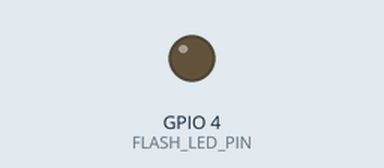
The sketch below on a simulated ESP32. Shown: output pins drawn as LEDs (lit = HIGH). WiFi joins after 1.5 s; servers stay silent unless stated; uploads are accepted with an empty reply; the camera gives no picture; what the sketch prints to the serial monitor is not drawn.

Above: at 15.9 s.
At 30.5 s:
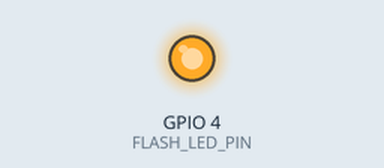
Timing chart, 0 to 40.9 s (numbered marks = the images above):
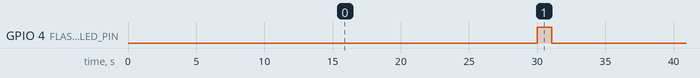

Measured:
- by itself, GPIO 4 (FLASH_LED_PIN): alternates HIGH for 1.1 s and LOW for 28.9 s

The sketch:

orange.ino
```cpp
#include <WiFi.h>
#include "soc/soc.h"
#include "soc/rtc_cntl_reg.h"
#include "esp_camera.h"

#define PWDN_GPIO_NUM     32
#define RESET_GPIO_NUM    -1
#define XCLK_GPIO_NUM      0
#define SIOD_GPIO_NUM     26
#define SIOC_GPIO_NUM     27

#define Y9_GPIO_NUM       35
#define Y8_GPIO_NUM       34
#define Y7_GPIO_NUM       39
#define Y6_GPIO_NUM       36
#define Y5_GPIO_NUM       21
#define Y4_GPIO_NUM       19
#define Y3_GPIO_NUM       18
#define Y2_GPIO_NUM        5
#define VSYNC_GPIO_NUM    25
#define HREF_GPIO_NUM     23
#define PCLK_GPIO_NUM     22
//========================================

#define FLASH_LED_PIN 4

const char* ssid = "batumbakal ey";
const char* password = "thisMe00";

unsigned long previousMillis = 0;
const int Interval = 30000; //--> Photo capture every 30 seconds.

bool LED_Flash_ON = true;

WiFiClient wifi;

String serverName = "stunning-central-griffon.ngrok-free.app";

String serverPath = "/prediction";

String serverURL = "http://stunning-central-griffon.ngrok-free.app/prediction";

const int serverPort = 80;

String capture() {
  String getAll;
  String getBody;

  Serial.println();
  Serial.println("-----------");
  Serial.println("Taking a photo...");

  if (LED_Flash_ON == true) {
    digitalWrite(FLASH_LED_PIN, HIGH);
    delay(1000);
  }

  camera_fb_t * fb = NULL;
  fb = esp_camera_fb_get();
  if(!fb) {
    Serial.println("Camera capture failed");
    Serial.println("Restarting the ESP32 CAM.");
    delay(1000);
    ESP.restart();
  }

  if (LED_Flash_ON == true) digitalWrite(FLASH_LED_PIN, LOW);

  Serial.println("Taking a photo was successful.");

  Serial.println("Connecting to server: " + serverName);

  if (wifi.connect(serverName.c_str(), serverPort)) {
    Serial.println("Connection successful!");
    String head = "--boundary\r\nContent-Disposition: form-data; name=\"file\"; filename=\"esp32-cam.jpg\"\r\nContent-Type: image/jpeg\r\n\r\n";
    String tail = "\r\n--boundary--\r\n";

    uint16_t imageLen = fb->len;
    uint16_t extraLen = head.length() + tail.length();
    uint16_t totalLen = imageLen + extraLen;

    wifi.println("POST " + serverPath + " HTTP/1.1");
    wifi.println("Host: " + serverName);
    wifi.println("Content-Length: " + String(totalLen));
    wifi.println("Content-Type: multipart/form-data; boundary=boundary");
    wifi.println();
    wifi.print(head);

    uint8_t *fbBuf = fb->buf;
    size_t fbLen = fb->len;
    for (size_t n=0; n<fbLen; n=n+1024) {
      if (n+1024 < fbLen) {
        wifi.write(fbBuf, 1024);
        fbBuf += 1024;
      }
      else if (fbLen%1024>0) {
        size_t remainder = fbLen%1024;
        wifi.write(fbBuf, remainder);
      }
    }
    wifi.print(tail);

    esp_camera_fb_return(fb);

    int timoutTimer = 10000;
    long startTimer = millis();
    boolean state = false;

    while ((startTimer + timoutTimer) > millis()) {
      Serial.print(".");
      delay(100);
      while (wifi.available()) {
        char c = wifi.read();
        if (c == '\n') {
          if (getAll.length()==0) { state=true; }
          getAll = "";
        }
        else if (c != '\r') { getAll += String(c); }
        if (state==true) { getBody += String(c); }
        startTimer = millis();
      }
      if (getBody.length()>0) { break; }
    }
    Serial.println();
    wifi.stop();

    Serial.println("Result: " + getBody);

  }
  else {
    getBody = "Connection to " + serverName +  " failed.";
    Serial.println(getBody);
  }
  return getBody;
}

void setup() {

  // Disable brownout detector.
  WRITE_PERI_REG(RTC_CNTL_BROWN_OUT_REG, 0);

  Serial.begin(115200);
  Serial.println();

  pinMode(FLASH_LED_PIN, OUTPUT);

  WiFi.mode(WIFI_STA);
  Serial.println();

  Serial.println();
  Serial.print("Connecting to : ");
  Serial.println(ssid);
  WiFi.begin(ssid, password);


  int connecting_process_timed_out = 20; //--> 20 = 20 seconds.
  connecting_process_timed_out = connecting_process_timed_out * 2;
  while (WiFi.status() != WL_CONNECTED) {
    Serial.print(".");
    delay(200);
    if(connecting_process_timed_out > 0) connecting_process_timed_out--;
    if(connecting_process_timed_out == 0) {
      Serial.println();
      Serial.print("Failed to connect to ");
      Serial.println(ssid);
      Serial.println("Restarting the ESP32 CAM.");
      delay(1000);
      ESP.restart();
    }
  }

  Serial.print("ESP32-CAM IP Address: ");
  Serial.println(WiFi.localIP());
  Serial.println();

  Serial.print("Successfully connected to ");
  Serial.println(ssid);

  Serial.println();
  Serial.print("Set the camera ESP32 CAM...");

  camera_config_t config;
  config.ledc_channel = LEDC_CHANNEL_0;
  config.ledc_timer = LEDC_TIMER_0;
  config.pin_d0 = Y2_GPIO_NUM;
  config.pin_d1 = Y3_GPIO_NUM;
  config.pin_d2 = Y4_GPIO_NUM;
  config.pin_d3 = Y5_GPIO_NUM;
  config.pin_d4 = Y6_GPIO_NUM;
  config.pin_d5 = Y7_GPIO_NUM;
  config.pin_d6 = Y8_GPIO_NUM;
  config.pin_d7 = Y9_GPIO_NUM;
  config.pin_xclk = XCLK_GPIO_NUM;
  config.pin_pclk = PCLK_GPIO_NUM;
  config.pin_vsync = VSYNC_GPIO_NUM;
  config.pin_href = HREF_GPIO_NUM;
  config.pin_sscb_sda = SIOD_GPIO_NUM;
  config.pin_sscb_scl = SIOC_GPIO_NUM;
  config.pin_pwdn = PWDN_GPIO_NUM;
  config.pin_reset = RESET_GPIO_NUM;
  config.xclk_freq_hz = 20000000;
  config.pixel_format = PIXFORMAT_JPEG;

  // init with high specs to pre-allocate larger buffers
  if(psramFound()){
    config.frame_size = FRAMESIZE_UXGA;
    config.jpeg_quality = 10;  //--> 0-63 lower number means higher quality
    config.fb_count = 2;
  } else {
    config.frame_size = FRAMESIZE_SVGA;
    config.jpeg_quality = 8;  //--> 0-63 lower number means higher quality
    config.fb_count = 1;
  }

  // camera init
  esp_err_t err = esp_camera_init(&config);
  if (err != ESP_OK) {
    Serial.printf("Camera init failed with error 0x%x", err);
    Serial.println();
    Serial.println("Restarting the ESP32 CAM.");
    delay(1000);
    ESP.restart();
  }

  sensor_t * s = esp_camera_sensor_get();

  // Selectable camera resolution details :
  // -UXGA   = 1600 x 1200 pixels
  // -SXGA   = 1280 x 1024 pixels
  // -XGA    = 1024 x 768  pixels
  // -SVGA   = 800 x 600   pixels
  // -VGA    = 640 x 480   pixels
  // -CIF    = 352 x 288   pixels
  // -QVGA   = 320 x 240   pixels
  // -HQVGA  = 240 x 160   pixels
  // -QQVGA  = 160 x 120   pixels
  s->set_framesize(s, FRAMESIZE_SXGA); //--> UXGA|SXGA|XGA|SVGA|VGA|CIF|QVGA|HQVGA|QQVGA

  Serial.println();
  Serial.println("Set camera ESP32 CAM successfully.");
  //----------------------------------------

  Serial.println();
  Serial.print("ESP32-CAM captures and sends photos to the server every 30 seconds.");
}

void loop() {

  unsigned long currentMillis = millis();
  if (currentMillis - previousMillis >= Interval) {
    capture();

    previousMillis = currentMillis;

  }

}
```
